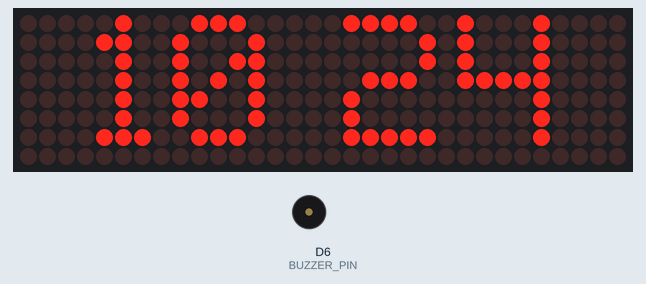
This sketch was run on a simulated ESP8266 (NodeMCU). Parts: 32×8 LED matrix, buzzer (waves = sounding, pin HIGH). WiFi joins after 1.5 s; servers stay silent unless stated; network time is answered at once with the bench clock; the local clock reads 2024-03-15 10:24:30 at power-on unless the sketch sets it; what the sketch prints to the serial monitor is not drawn.

Above: at 2.83 s.
At 35.1 s:
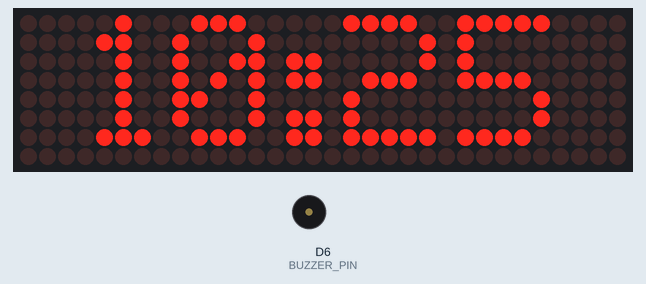
At 66.1 s:
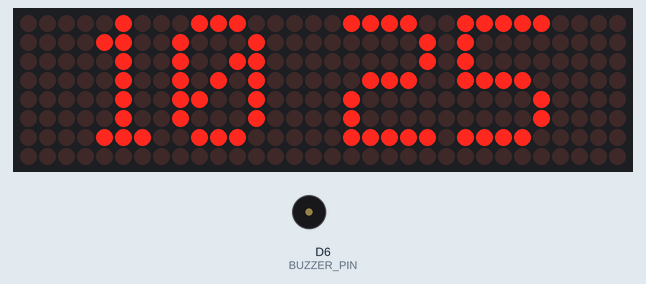
At 129.1 s:
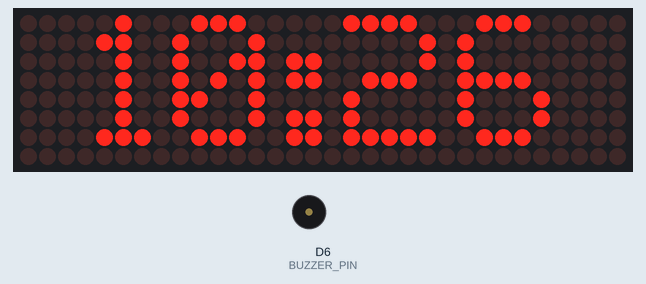
Timing chart, 0 to 130.0 s (numbered marks = the images above):
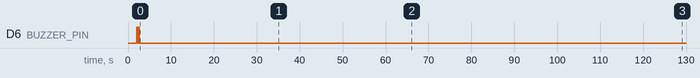

The sketch:

esp8266-Full-ClockW-Buzzer-HH_MM.ino
```cpp
#include <ESP8266WiFi.h>
#include <WiFiUdp.h>
#include <NTPClient.h>
#include <MD_Parola.h>
#include <MD_MAX72XX.h>
#include <SPI.h>

// NTP Client settings
const char* ssid     = "YourSSID";
const char* password = "YourPASS";
WiFiUDP ntpUDP;
NTPClient timeClient(ntpUDP, "pool.ntp.org", 3600 * 2, 60000);  // UTC+1 časová zóna aktualizácia každú minútu

// LED matrix settings
#define HARDWARE_TYPE MD_MAX72XX::FC16_HW
#define MAX_DEVICES 4
#define CLK_PIN   D5  // alebo zadajte príslušné piny
#define DATA_PIN  D7  // alebo zadajte príslušné piny
#define CS_PIN    D8  // alebo zadajte príslušné piny

// Buzzer pin
#define BUZZER_PIN D6

MD_Parola display = MD_Parola(HARDWARE_TYPE, CS_PIN, MAX_DEVICES);

bool colonVisible = true;  // Stav dvojbodky (viditeľná/neviditeľná)
unsigned long previousMillis = 0; // Čas posledného preklopenia stavu dvojbodky
const long interval = 1000; // Interval na preklopenie stavu dvojbodky (1 sekunda)

String previousHour = "";  // Premenná na uloženie predchádzajúcej hodiny
bool buzzedAt550 = false;  // Indikátor, či už bzučiak bzučal o 5:50

void setup() {
  Serial.begin(115200);

  // Initialize LED matrix
  display.begin();
  display.setIntensity(0);  // Nastavte požadovanú intenzitu
  display.displayClear();

  // Connect to Wi-Fi
  WiFi.begin(ssid, password);
  while (WiFi.status() != WL_CONNECTED) {
    delay(1000);
    Serial.println("Connecting to WiFi...");
  }
  Serial.println("Connected to WiFi");

  // Initialize NTPClient
  timeClient.begin();

  // Set up buzzer pin
  pinMode(BUZZER_PIN, OUTPUT);
}

void loop() {
  timeClient.update();

  // Získanie formátovaného času (HH:MM:SS)
  String formattedTime = timeClient.getFormattedTime();

  // Extrahovanie hodín a minút
  String hours = formattedTime.substring(0, 2);
  String minutes = formattedTime.substring(3, 5);

  // Kontrola času a preklopenie stavu dvojbodky
  unsigned long currentMillis = millis();
  if (currentMillis - previousMillis >= interval) {
    previousMillis = currentMillis;
    colonVisible = !colonVisible;  // Zmena stavu dvojbodky

    // Zobrazenie času s alebo bez dvojbodky
    String timeToDisplay = hours + (colonVisible ? ":" : " ") + minutes;

    // Zobrazenie času na LED matrici
    display.displayClear();
    display.displayText(timeToDisplay.c_str(), PA_CENTER, 0, 0, PA_PRINT, PA_NO_EFFECT);

    // Spustenie animácie
    display.displayAnimate();
  }

  // Kontrola zmeny hodiny, okrem časov 23:00 až 05:00
  if (previousHour != hours) {
    previousHour = hours;
    buzzedAt550 = false;  // Reset indikátora po každej hodine

    int hourInt = hours.toInt();
    if (hourInt < 23 && hourInt >= 6) {
      // Zabzučanie bzučiaku 2x rýchlo
      for (int i = 0; i < 2; i++) {
        digitalWrite(BUZZER_PIN, HIGH);
        delay(200);  // Zapnutie bzučiaku na 200 ms
        digitalWrite(BUZZER_PIN, LOW);
        delay(200);  // Pauza medzi zapnutím
      }
    }
  }

  // Kontrola na čas 5:50 a zabezpečenie, že bzučiak zabzučí len raz
  if (hours == "05" && minutes == "50" && !buzzedAt550) {
    buzzedAt550 = true;  // Nastavenie indikátora, aby sa sekvencia nevykonala viackrát
    for (int i = 0; i < 10; i++) {
      digitalWrite(BUZZER_PIN, HIGH);
      delay(1000);  // Zapnutie bzučiaku na 1 sekundu
      digitalWrite(BUZZER_PIN, LOW);
      delay(1000);  // Pauza na 1 sekundu
    }
  }
}
```

Measured:
- by itself, D6 (BUZZER_PIN): alternates HIGH for 0.20 s and LOW for 0.20 s, 4 changes in all, then stays LOW
- what the display in image 0 shows lasts 1.0 s, from 2.0 s to 3.0 s
